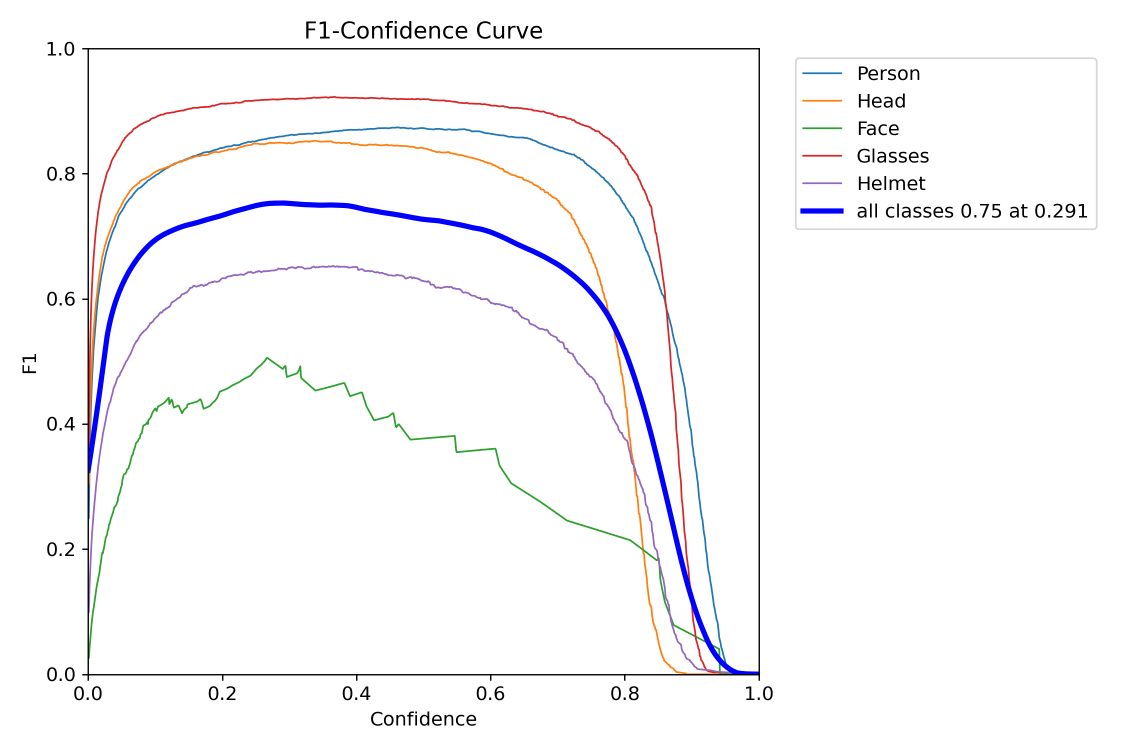
#> input picture runs/detect/train/F1_curve.png, 2250 x 1500 px, found by its file name (shown at 1/2 size); its folder holds only this picture in this run
$ python test.py
#> lines starting #> are read from the running program, lines starting #| are printed output that depends on the picture
import cv2
import os
import argparse

# 0: Person
# 1: Ear
# 3: Face
# 5: Mask
# 7: Hammer
# 8: Glasses
# 9: Gloves
# 10: Helmet
# 11: Hands
# 12: Head
# 14: Shoes


# Lista de classes (ajuste conforme seu dataset)
# classes = ['Person', 'Head', 'Face', 'Glasses', 'Face-mask-medical', 'Face-guard', 'Ear', 'Earmuffs',
#           'Hands', 'Gloves', 'Foot', 'Shoes', 'Safety-vest', 'Tools', 'Helmet', 'Medical-suit', 'Safety-suit']

# classes = ['Person', 'Ear', '', 'Face', '', 'Mask', '', 'Hammer',
#           'Glasses', 'Gloves', 'Helmet', 'Hands', 'Head', '', 'Shoes', '', '', '']

classes = ['Person', 'Face', 'Glasses', 'Helmet', 'Head']


def main(args):
    images_dir = args.imgs
    labels_dir = args.labels

    # Lista de arquivos de imagem
    image_files = [f for f in os.listdir(images_dir)]
    print(len(image_files))
    if not image_files:
        print("Nenhuma imagem encontrada em", images_dir)
        exit(1)

    # Índice da imagem atual
    current_index = 0

    while True:
        # Carrega a imagem atual
        print(current_index)
        image_file = image_files[current_index]
        print(image_file)
        image_path = os.path.join(images_dir, image_file)
        print(image_path)
        label_path = os.path.join(
            labels_dir, os.path.splitext(image_file)[0] + '.txt')
        print(label_path)

        img = cv2.imread(image_path)
#> img is the input picture: shape (1500, 2250, 3); mean B, G, R 250.2, 248.6, 249
        if img is None:
            print("Erro ao carregar a imagem:", image_path)
            exit(1)

        img_height, img_width = img.shape[:2]
#> img_height = 1500; img_width = 2250

        # Carrega as anotações, se o arquivo existir
        if os.path.exists(label_path):
            boxes = load_annotations(label_path, img_width, img_height)
        else:
            print("Arquivo de anotações não encontrado:", label_path)
            boxes = []

        # Desenha as bounding boxes na imagem
        for (x, y, w, h, cls_idx) in boxes:
            color = (0, 255, 0)  # cor verde para as caixas
            cv2.rectangle(img, (x, y), (x + w, y + h), color, 2)
            label = classes[cls_idx] if cls_idx < len(classes) else ""
            label = str(cls_idx) + ": " + label
            cv2.putText(img, label, (x, y - 10),
                        cv2.FONT_HERSHEY_SIMPLEX, 2, color, 2)

        # Exibe a imagem com as anotações
        img = cv2.resize(img, (1250, 1000))
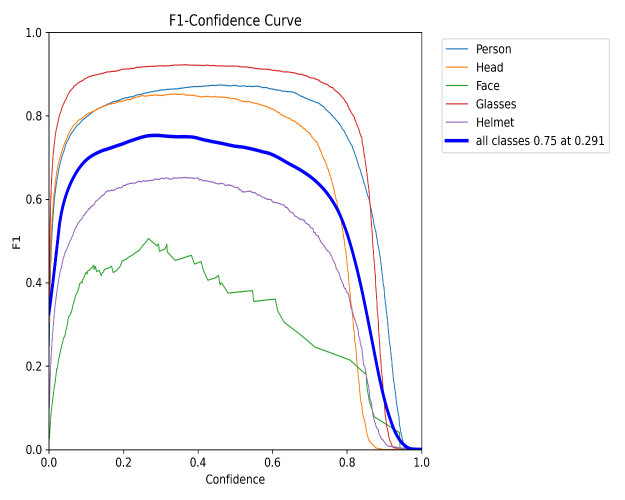
#> img: shape (1000, 1250, 3) (shown at 1/2 size); mean B, G, R 250.2, 248.6, 249
        cv2.imshow(image_file, img)

        # Espera por uma tecla pressionada
        key = cv2.waitKey(0) & 0xFF
#> (key q is pressed here)

        if key == ord('q'):  # Pressione 'q' para sair
            break
        elif key == 104:  # H
            current_index = (current_index - 1) % len(image_files)
        elif key == 108:  # L
            current_index = (current_index + 1) % len(image_files)
        else:
            print(key)

        # Fecha a janela
        cv2.destroyAllWindows()

    cv2.destroyAllWindows()


def load_annotations(label_path, img_width, img_height):
    """
    Lê o arquivo de anotação no formato YOLO:
    <classe> <x_center> <y_center> <width> <height>
    (valores normalizados) e converte para coordenadas de caixa.
    """
    boxes = []
    with open(label_path, 'r') as f:
        for line in f:
            parts = line.strip().split()
            if len(parts) == 5:
                cls_idx = int(parts[0])
                x_center = float(parts[1]) * img_width
                y_center = float(parts[2]) * img_height
                w = float(parts[3]) * img_width
                h = float(parts[4]) * img_height
                # Converte para coordenadas x, y (top-left) e tamanho (w, h)
                x = int(x_center - w / 2)
                y = int(y_center - h / 2)
                boxes.append((x, y, int(w), int(h), cls_idx))
    return boxes


if __name__ == "__main__":
    parser = argparse.ArgumentParser(
        description="Visualização das anotações de um dataset")
    parser.add_argument("--imgs", type=str, default="data/images/train",
                        help="Diretório das imagens (default: data/images/train)")
    parser.add_argument("--labels", type=str, default="data/labels/train",
                        help="Diretório das anotações (default: data/labels/train)")
    args = parser.parse_args()
    main(args)

$ run again, on runs/detect/train/confusion_matrix.png
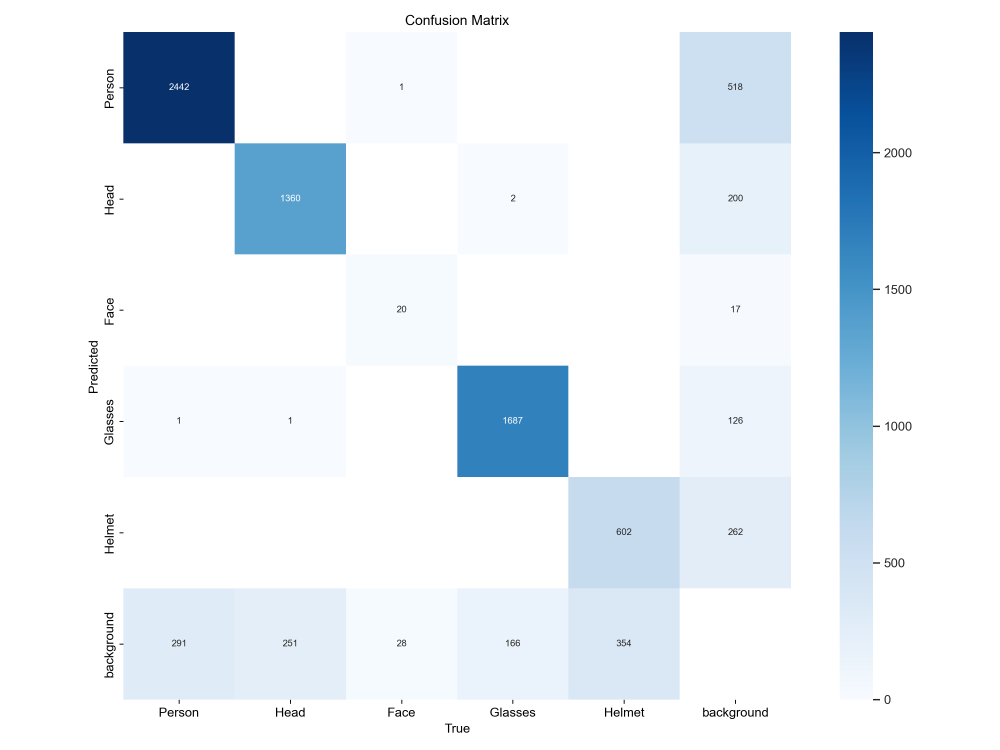
#> input picture runs/detect/train/confusion_matrix.png, 3000 x 2250 px, found by its file name (shown at 1/3 size)
#> in main, img is the input picture: shape (2250, 3000, 3); mean B, G, R 247.1, 240.9, 233.9
#> in main, `img = cv2.resize(img, (1250, 1000))`:
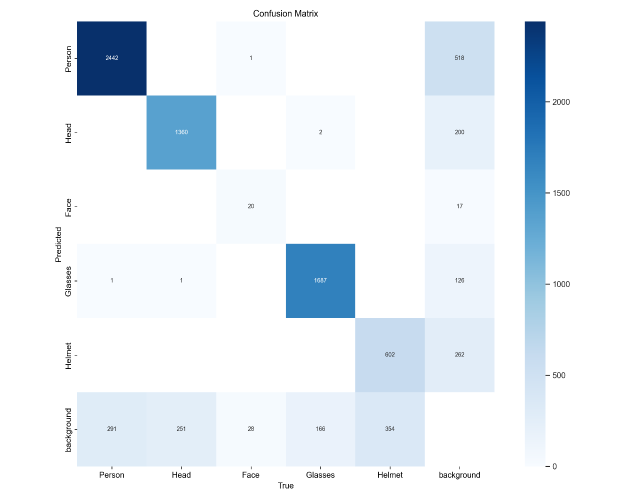
#> img: shape (1000, 1250, 3) (shown at 1/2 size); mean B, G, R 247.1, 240.9, 233.9

$ run again, on runs/detect/train/confusion_matrix_normalized.png
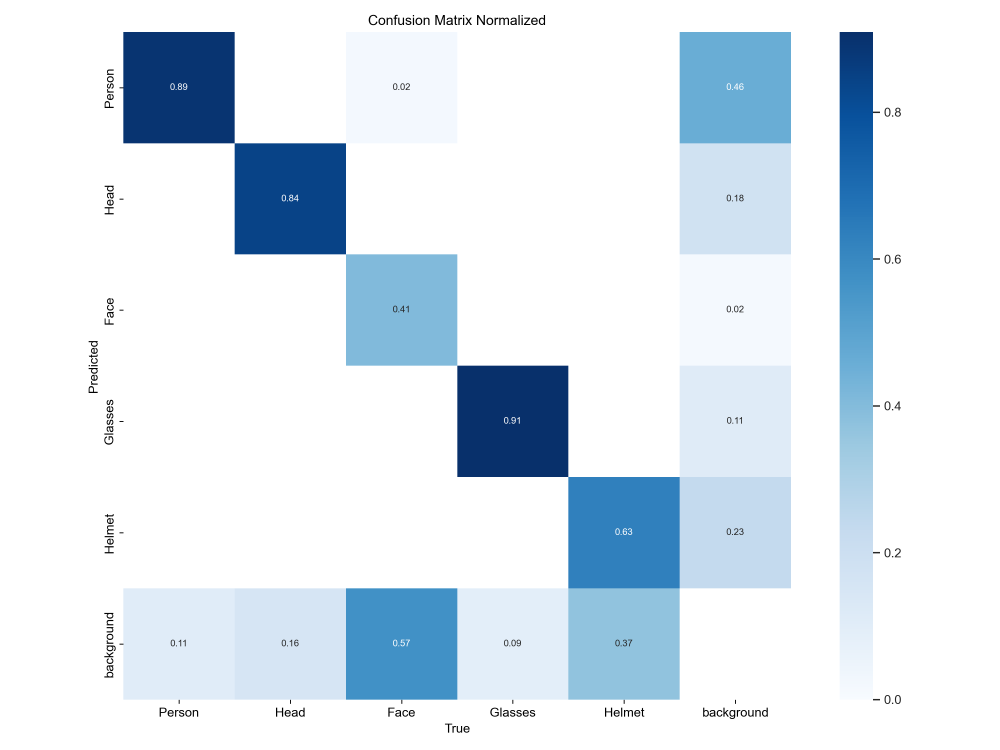
#> input picture runs/detect/train/confusion_matrix_normalized.png, 3000 x 2250 px, found by its file name (shown at 1/3 size)
#> in main, img is the input picture: shape (2250, 3000, 3); mean B, G, R 240.9, 231.5, 220.5
#> in main, `img = cv2.resize(img, (1250, 1000))`:
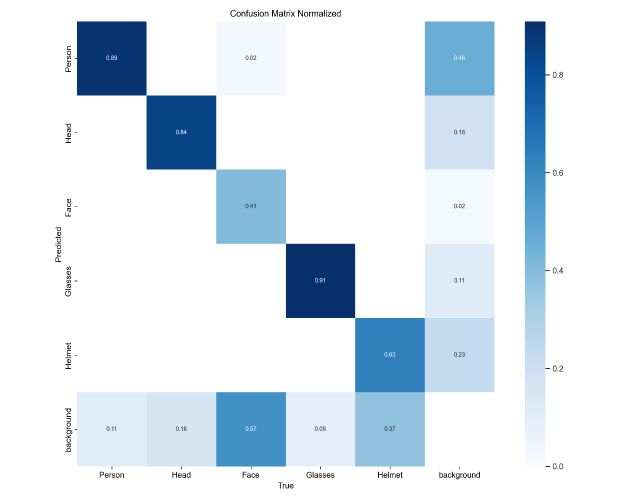
#> img: shape (1000, 1250, 3) (shown at 1/2 size); mean B, G, R 241, 231.5, 220.6

$ run again, on runs/detect/train/PR_curve.png
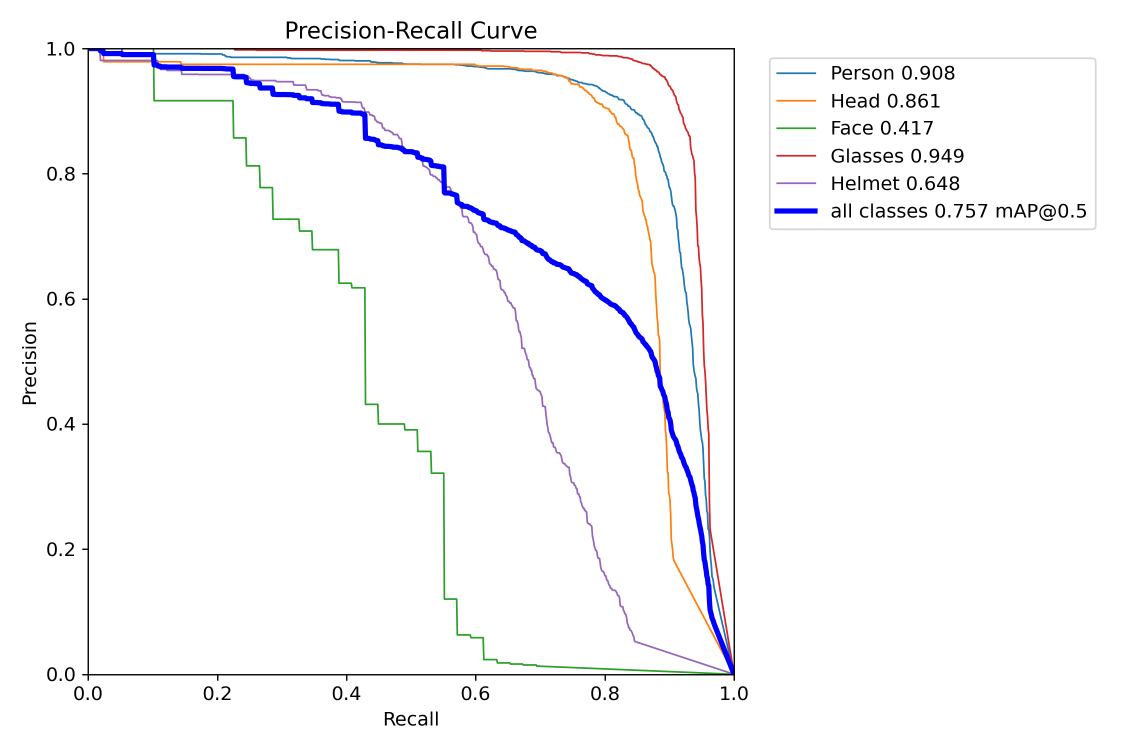
#> input picture runs/detect/train/PR_curve.png, 2250 x 1500 px, found by its file name (shown at 1/2 size)
#> in main, img is the input picture: shape (1500, 2250, 3); mean B, G, R 250.1, 248.5, 248.8
#> in main, `img = cv2.resize(img, (1250, 1000))`:
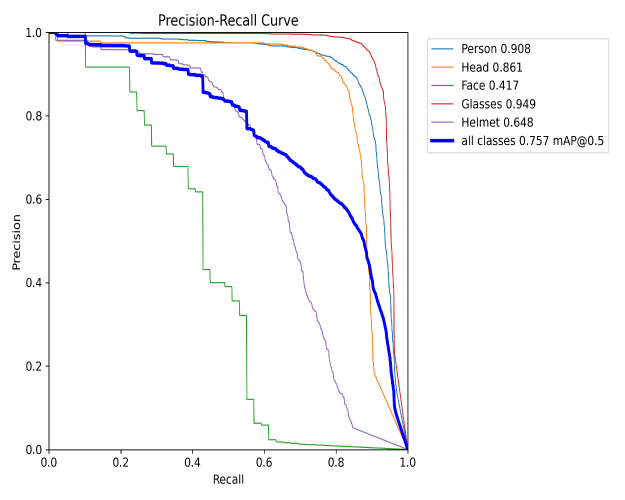
#> img: shape (1000, 1250, 3) (shown at 1/2 size); mean B, G, R 250, 248.5, 248.8
